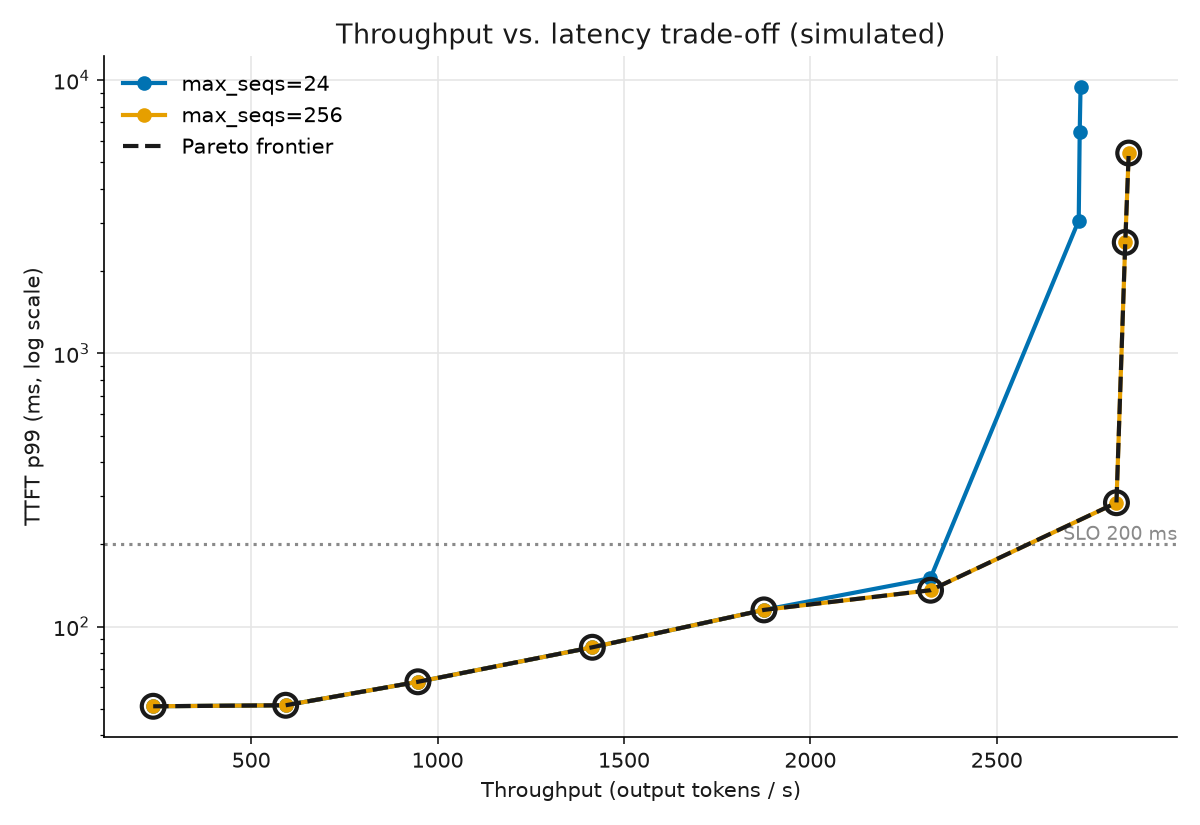

Recreate this plot in Python.
"""Latency / throughput Pareto sweep.

Sweeps request rate across one or more scheduler configs, runs the simulator at
each point (no GPU), and plots the throughput-vs-latency trade-off plus the
non-dominated Pareto frontier. Writes `pareto.png` and `pareto.csv`.

    python pareto.py

The frontier answers "for a given TTFT SLO, what is the most throughput I can
get, and with which config?" -- the core capacity/cost question.
"""

from __future__ import annotations

import csv
from dataclasses import dataclass

import matplotlib

matplotlib.use("Agg")  # headless; render straight to file
import matplotlib.pyplot as plt  # noqa: E402

from cost_model import CostModel  # noqa: E402
from kv import ModelConfig, num_blocks_from_memory  # noqa: E402
from simulator import SchedulerConfig, Simulator  # noqa: E402
from workload import make_workload  # noqa: E402

# Okabe-Ito: a published colorblind-safe categorical palette, used in fixed
# order (not cycled). Text stays in ink; color only carries series identity.
PALETTE = ["#0072B2", "#E69F00", "#009E73", "#D55E00", "#CC79A7", "#56B4E9"]
INK = "#1a1a1a"
MUTED = "#8a8a8a"
FRONTIER = "#1a1a1a"


@dataclass
class Point:
    config: str
    rate: float
    throughput: float   # tokens/s  (maximize)
    ttft_p99_ms: float  # milliseconds (minimize)
    tpot_p50_ms: float


def sweep(cfg, cost, num_blocks, configs, rates, workload_kwargs) -> list[Point]:
    pts: list[Point] = []
    for name, sched in configs.items():
        for rate in rates:
            reqs = make_workload(rate=rate, block_size=cfg.block_size, **workload_kwargs)
            m = Simulator(cfg, sched, cost, num_blocks).run(reqs)
            pts.append(Point(
                config=name, rate=rate,
                throughput=m["throughput_tok_s"],
                ttft_p99_ms=m["ttft_s"]["p99"] * 1e3,
                tpot_p50_ms=m["tpot_s"].get("p50", 0.0) * 1e3,
            ))
    return pts


def pareto_front(pts: list[Point]) -> list[Point]:
    """Non-dominated points: maximize throughput, minimize TTFT p99."""
    front: list[Point] = []
    best_ttft = float("inf")
    for p in sorted(pts, key=lambda p: (-p.throughput, p.ttft_p99_ms)):
        if p.ttft_p99_ms < best_ttft:
            front.append(p)
            best_ttft = p.ttft_p99_ms
    return sorted(front, key=lambda p: p.throughput)


def plot(pts: list[Point], configs, out_png: str, slo_ms: float | None = None) -> None:
    fig, ax = plt.subplots(figsize=(8, 5.5))
    ax.set_axisbelow(True)
    ax.grid(True, color="#e6e6e6", linewidth=0.8)

    for i, name in enumerate(configs):
        series = sorted((p for p in pts if p.config == name), key=lambda p: p.throughput)
        color = PALETTE[i % len(PALETTE)]
        ax.plot([p.throughput for p in series], [p.ttft_p99_ms for p in series],
                "-o", color=color, markersize=6, linewidth=2, label=name, zorder=3)

    front = pareto_front(pts)
    ax.plot([p.throughput for p in front], [p.ttft_p99_ms for p in front],
            "--", color=FRONTIER, linewidth=2, zorder=4, label="Pareto frontier")
    ax.scatter([p.throughput for p in front], [p.ttft_p99_ms for p in front],
               s=120, facecolors="none", edgecolors=FRONTIER, linewidths=2, zorder=5)

    if slo_ms is not None:
        ax.axhline(slo_ms, color=MUTED, linestyle=":", linewidth=1.5, zorder=2)
        ax.text(ax.get_xlim()[1], slo_ms, f" SLO {slo_ms:.0f} ms",
                va="bottom", ha="right", color=MUTED, fontsize=9)

    ax.set_yscale("log")  # TTFT spans orders of magnitude; keep the SLO knee legible
    ax.set_xlabel("Throughput (output tokens / s)", color=INK)
    ax.set_ylabel("TTFT p99 (ms, log scale)", color=INK)
    ax.set_title("Throughput vs. latency trade-off (simulated)", color=INK, fontsize=13)
    ax.tick_params(colors=INK)
    for spine in ("top", "right"):
        ax.spines[spine].set_visible(False)
    ax.legend(frameon=False, loc="upper left")
    fig.tight_layout()
    fig.savefig(out_png, dpi=150)
    print(f"wrote {out_png}")


def write_csv(pts: list[Point], out_csv: str) -> None:
    front_ids = {id(p) for p in pareto_front(pts)}
    with open(out_csv, "w", newline="") as f:
        w = csv.writer(f)
        w.writerow(["config", "rate", "throughput_tok_s", "ttft_p99_ms",
                    "tpot_p50_ms", "on_frontier"])
        for p in sorted(pts, key=lambda p: (p.config, p.rate)):
            w.writerow([p.config, p.rate, round(p.throughput, 1),
                        round(p.ttft_p99_ms, 1), round(p.tpot_p50_ms, 2),
                        int(id(p) in front_ids)])
    print(f"wrote {out_csv}")


def main() -> None:
    cfg = ModelConfig(num_layers=32, num_kv_heads=8, head_size=128,
                      block_size=16, max_model_len=8192)
    cost = CostModel(a=5e-4, b=3e-5, c=1e-4, d=4e-8)
    num_blocks = num_blocks_from_memory(cfg, available_kv_bytes=int(50e9))

    # Two configs that genuinely trade off: a tight concurrency cap keeps TTFT
    # low but plateaus throughput early; a wide cap reaches higher throughput at
    # the cost of latency under load. The frontier picks between them per SLO.
    configs = {
        "max_seqs=24": SchedulerConfig(max_num_seqs=24, max_num_batched_tokens=8192),
        "max_seqs=256": SchedulerConfig(max_num_seqs=256, max_num_batched_tokens=8192),
    }
    rates = [2, 5, 8, 12, 16, 20, 28, 36, 48]
    workload_kwargs = dict(n=400, burstiness=1.0, prompt_len=(768, 256),
                           output_len=(128, 64), seed=3)

    pts = sweep(cfg, cost, num_blocks, configs, rates, workload_kwargs)
    write_csv(pts, "pareto.csv")
    plot(pts, configs, "pareto.png", slo_ms=200)


if __name__ == "__main__":
    main()
